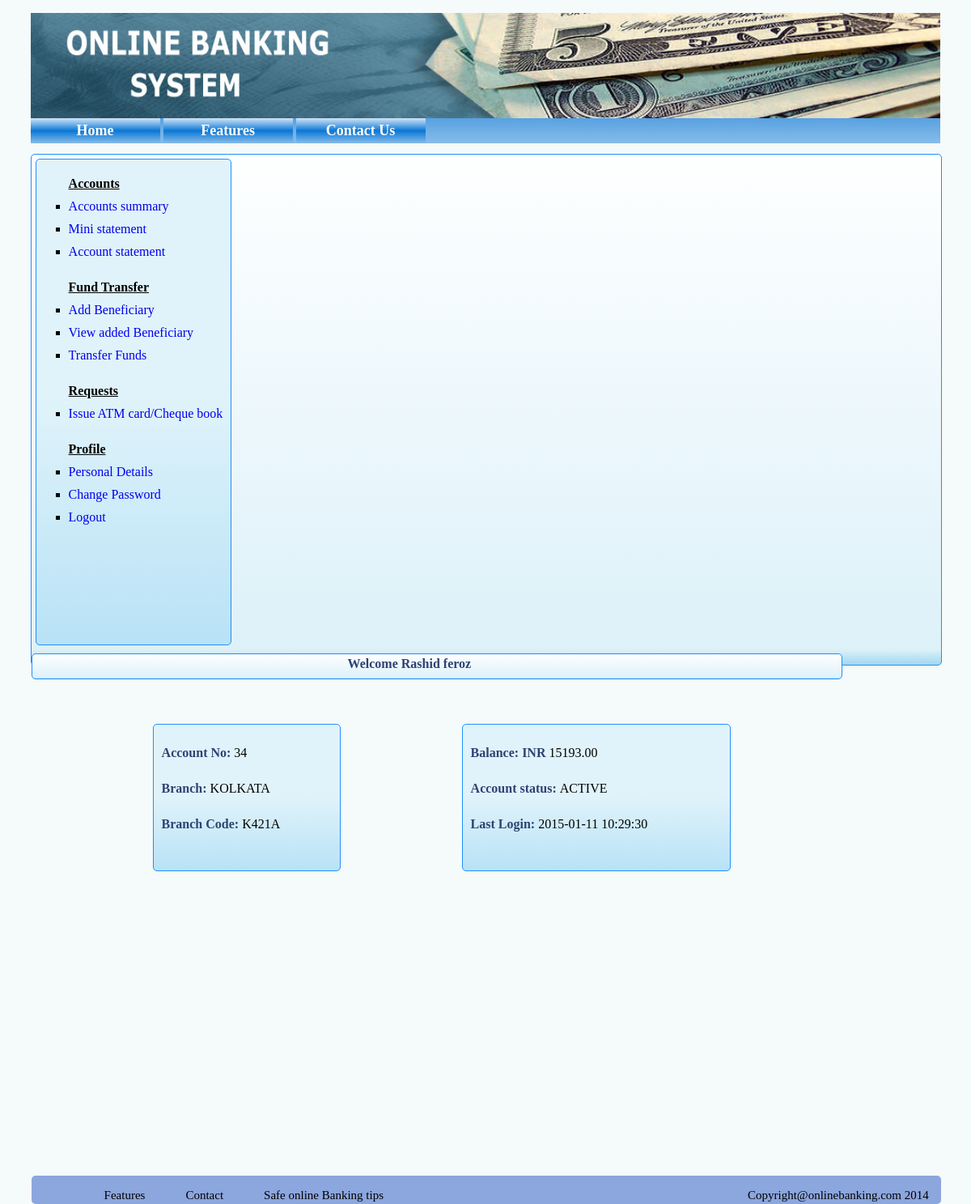
The page /customer_account_summary.php (signed in) on the database its author committed.
### tables this page shows
CREATE TABLE IF NOT EXISTS `customer` (
`id` int(5) NOT NULL,
  `name` varchar(255) NOT NULL,
  `gender` char(1) NOT NULL,
  `dob` date NOT NULL,
  `nominee` varchar(255) NOT NULL,
  `account` varchar(255) NOT NULL,
  `address` varchar(255) NOT NULL,
  `mobile` varchar(11) NOT NULL,
  `email` varchar(255) NOT NULL,
  `password` varchar(255) NOT NULL,
  `branch` varchar(255) NOT NULL,
  `ifsc` varchar(255) NOT NULL,
  `lastlogin` datetime NOT NULL,
  `accstatus` varchar(255) NOT NULL
);

CREATE TABLE IF NOT EXISTS `passbook34` (
`transactionid` int(5) NOT NULL,
  `transactiondate` date DEFAULT NULL,
  `name` varchar(255) DEFAULT NULL,
  `branch` varchar(255) DEFAULT NULL,
  `ifsc` varchar(255) DEFAULT NULL,
  `credit` int(10) DEFAULT NULL,
  `debit` int(10) DEFAULT NULL,
  `amount` float(10,2) DEFAULT NULL,
  `narration` varchar(255) NOT NULL
);

### customer_account_summary.php (the view, shortened to what this page needs)
<?php
                $cust_id=$_SESSION['cust_id'];
                include '_inc/dbconn.php';
                $sql="SELECT * FROM customer WHERE email='$cust_id'";
                $result=  mysqli_query($conn,$sql) or die(mysqli_error($conn));
                $rws=  mysqli_fetch_array($result);
                $account_no= $rws[0];
                $branch=$rws[10];
                $branch_code= $rws[11];
                $last_login= $rws[12];
                $acc_status=$rws[13];
                ?>
<!DOCTYPE html>
<html>
    <head>
        <link rel="stylesheet" href="newcss.css">
    </head>
        <?php include 'header.php' ?>
        <div class='content_customer'>
           <?php include 'customer_navbar.php'?>
            <div class="customer_top_nav">
             <div class="text">Welcome <?php echo $_SESSION['name']?></div>
            </div>
            <?php
                $sql="SELECT * FROM passbook".$_SESSION['login_id'] ;
                $result=  mysqli_query($conn,$sql) or die(mysqli_error($conn));
                while($rws=  mysqli_fetch_array($result))
                {
                $balance=$rws[7];
                }
?>
            <div class="customer_body">
                <div class="content1">
            <p><span class="heading">Account No: </span><?php echo $account_no;?></p>
            <p><span class="heading">Branch: </span><?php echo $branch;?></p>
            <p><span class="heading">Branch Code: </span><?php echo $branch_code;?></p>
            </div>
            <div class="content2">
            <p><span class="heading">Balance: INR </span><?php echo $balance;?></p>
            <p><span class="heading">Account status: </span><?php echo $acc_status;?></p>
            <p><span class="heading">Last Login: </span><?php echo $last_login;?></p>
           </div>
        </div>
               <?php include 'footer.php';?>
    </body>
</html>

### newcss.css (style rules this page uses)
body { background-color:#F9F6F4; background-color:#F5FAFA; font-family:verdana; }
.content_customer { height:630px; width:100%; border:1px solid dodgerblue; border-radius:5px; background: linear-gradient(to bottom, rgba(254,255,255,1) 0%,rgba(221,241,249,1) 97%,rgba(160,216,239,1) 100%); }
.customer_top_nav { height:30px; width:1000px; float:left; margin-top:5px; border:1px solid dodgerblue; border-radius:5px; background: linear-gradient(to bottom, rgba(254,255,255,1) 0%,rgba(221,241,249,1) 97%,rgba(160,216,239,1) 100%); }
.customer_top_nav .text { margin-left:39%; margin-top:3px; font-weight:bold; color:#2E4372; }
.customer_body { height:95%; width:1000px; float:left; margin-top:5px; border-radius:5px; }
.customer_body p { text-align:left; margin-left:10px; }
.customer_body .heading { font-weight:bold; color:#2E4372; }
.heading { font-weight:bold; color:#2E4372; }
.content1 { margin-left:15%; margin-top:5%; float:left; height:180px; width:230px; border:1px solid dodgerblue; border-radius:5px; background: linear-gradient(to bottom, rgba(224,243,250,1) 49%,rgba(184,226,246,1) 100%,rgba(182,223,253,1) 100%); }
.content2 { margin-left:15%; margin-top:5%; float:left; height:180px; width:330px; border:1px solid dodgerblue; border-radius:5px; background: linear-gradient(to bottom, rgba(224,243,250,1) 49%,rgba(184,226,246,1) 100%,rgba(182,223,253,1) 100%); }
.content1 p { padding-top:10px; }
.content2 p { padding-top:10px; }

### rows shown on the page
customer: id "34", branch "KOLKATA", ifsc "K421A", accstatus "ACTIVE", lastlogin "2015-01-11 10:29:30"
passbook34: amount "15193.00"

### other values the page prints
$_SESSION['name'] "Rashid feroz"
